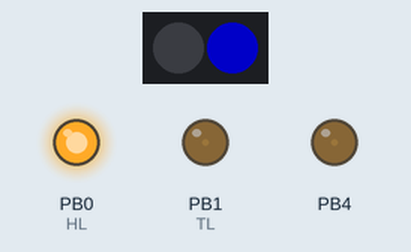
A sketch run on a simulated ATtiny85, built with avr-gcc and run on an emulated ATtiny85. Parts: 2 RGB LEDs in strip order, left to right, output pins drawn as LEDs (lit = HIGH). Dim RGB values are drawn brighter than linear; EEPROM starts erased.

Above: at 1.55 s.
At 2.4 s:
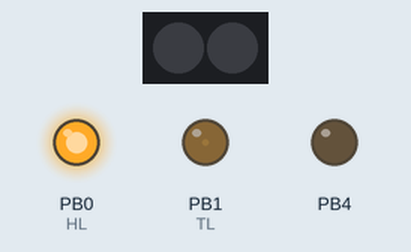
At 3.35 s:
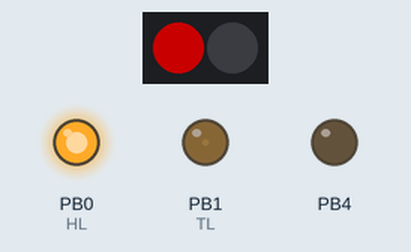
Timing chart, 0 to 4.5 s (numbered marks = the images above):
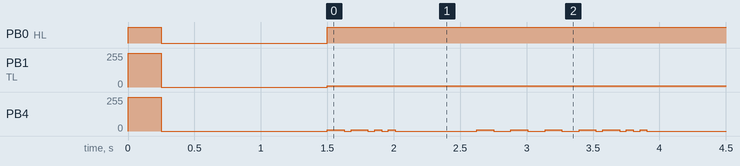

The sketch:

Flasher2.ino
```cpp
/******************************************************************************
by Ken Olsen (648.ken@gmail.com)
MakersBox.blogspot.com


Not all Attiny cores support the tone() function. Try this one
https://github.com/SpenceKonde/ATTinyCore


******************************************************************************/

#include <EEPROM.h>
#include <avr/sleep.h>
#include <tinyNeoPixel.h>


#define PIN            5  // neopixle
#define NUMPIXELS      2

#ifndef cbi
  #define cbi(sfr, bit) (_SFR_BYTE(sfr) &= ~_BV(bit))
#endif
#ifndef sbi
  #define sbi(sfr, bit) (_SFR_BYTE(sfr) |= _BV(bit))
#endif

// hardware\breadboard\avr\boards.txt
// atmega328bb.build.board=AVR_ATMEGA328BB

long sleepyTime = 900000; // sleep after (ms)  900000 = 15 min, 300000 = 5 min

boolean DEBUG = false;
tinyNeoPixel pixels = tinyNeoPixel(NUMPIXELS, PIN, NEO_GRB + NEO_KHZ800);

// V0.2
int HL = 0;   // headlights
int TL = 1;   // taillights
int FL1 = 16;  // flasher 1
int FL2 = 7;  // flasher 2

int HLpwm = 255;
int TLpwm = 10;
int FL1pwm = 10;
int FL2pwm = 10;
int ULpwm = 100;

int mode;     // 0 = flashers or interior only, 1 = headlights only, 2 = headlights + flashers / interior

int t1 = 125;
int t2 = 50;

uint32_t red = pixels.Color(255, 0, 0);
uint32_t blue = pixels.Color(0, 0, 255);
uint32_t off = pixels.Color(0, 0, 0);
uint32_t pix0 = off;
uint32_t pix1 = off;


void setup(){

  pixels.setBrightness(ULpwm); //0-255
  pixels.begin(); // This initializes the NeoPixel library.

  mode = EEPROM.read(0);
  if (mode > 1){  // probaly 255 on firt execution
    mode = 0;
  }
  else {
    mode = mode + 1;
  }
  EEPROM.write(0, mode);  // remember for next time


  pinMode(HL, OUTPUT);
  pinMode(TL, OUTPUT);
  pinMode(FL1, OUTPUT);
  pinMode(FL2, OUTPUT);

  int blinkcount = 1;
  /*
  pinMode(3, INPUT_PULLUP);
  int val = analogRead(3);
  if (val >1000){
    blinkcount = 10;
  }
  pinMode(3, OUTPUT);
  */


  // inital flash for check
  for(int j=0; j<blinkcount; j++){
    digitalWrite(HL, HIGH);
    digitalWrite(TL, HIGH);
    digitalWrite(FL1, HIGH);
    digitalWrite(FL2, HIGH);
    delay(250);
    digitalWrite(HL, LOW);
    digitalWrite(TL, LOW);
    digitalWrite(FL1, LOW);
    digitalWrite(FL2, LOW);
    delay(250);
  }
  delay(1000);
  mode = 2;
}


void loop(){
  if(mode > 0){  // night mode
    analogWrite(HL, HLpwm);
    analogWrite(TL, TLpwm);
  }

  if(mode != 1){
    while(1){  // flash sequence

      if(millis()>sleepyTime){
        system_sleep();
      }
      analogWrite(FL1, FL1pwm);
      pix(1, blue);
      delay(t1);
      digitalWrite(FL1, LOW);
      pix(1, off);
      delay(t2);
      analogWrite(FL1, FL1pwm);
      pix(1, blue);
      delay(t1);
      digitalWrite(FL1, LOW);
      pix(1, off);
      delay(t2);

      analogWrite(FL1, FL1pwm);
      pix(1, blue);
      delay(t2);
      digitalWrite(FL1, LOW);
      pix(1, off);
      delay(t2);
      analogWrite(FL1, FL1pwm);
      pix(1, blue);
      delay(t2);
      digitalWrite(FL1, LOW);
      pix(1, off);
      delay(t2);


      analogWrite(FL2, FL2pwm);
      pix(0, red);
      delay(t1);
      digitalWrite(FL2, LOW);
      pix(0, off);
      delay(t2);
      analogWrite(FL2, FL2pwm);
      pix(0, red);
      delay(t1);
      digitalWrite(FL2, LOW);
      pix(0, off);
      delay(t2);

      analogWrite(FL2, FL2pwm);
      pix(0, red);
      delay(t2);
      digitalWrite(FL2, LOW);
      pix(0, off);
      delay(t2);
      analogWrite(FL2, FL2pwm);
      pix(0, red);
      delay(t2);
      digitalWrite(FL2, LOW);
      pix(0, off);
      delay(t2);

      //pixels.setPixelColor(0, red);
      //pixels.setPixelColor(1, blue);
      //pixels.show();
      //delay(100);
      for(int x=0; x<3; x++){
        analogWrite(FL1, FL1pwm);
        pix(1, blue);
        delay(t1);
        digitalWrite(FL1, LOW);
        pix(1, off);
        analogWrite(FL2, FL2pwm);
        pix(0, red);
        delay(t1);
        digitalWrite(FL2, LOW);
        pix(0, off);
      }
    }
  }
}


void pix(int num, uint32_t color){
  // off, red, blue
  if(num==0){
    pix0 = color;
  }
  else{
    pix1 = color;
  }
  //pixels.setPixelColor(num, color);
  pixels.setPixelColor(0, pix0);
  pixels.setPixelColor(1, pix1);
  pixels.show();
  delay(1);  // don't know why it needs this
}


// set system into the sleep state
// system wakes up when wtchdog is timed out
void system_sleep() {
  digitalWrite(FL1, LOW);
  digitalWrite(FL2, LOW);
  digitalWrite(TL, LOW);
  digitalWrite(HL, LOW);

  //cbi(ADCSRA,ADEN);                    // switch Analog to Digitalconverter OFF
  set_sleep_mode(SLEEP_MODE_PWR_DOWN); // sleep mode is set here
  sleep_enable();
  sleep_mode();                        // System sleeps here


  sleep_disable();                     // System continues execution here when watchdog timed out
  //sbi(ADCSRA,ADEN);                    // switch Analog to Digitalconverter ON
}
```

Measured:
- by itself, PB0 (HL): HIGH → LOW at 0.25 s, → HIGH 1.3 s later
- by itself, PB1 (TL): 255/255 → 0/255 at 0.25 s, → 10/255 1.3 s later
- by itself, PB4: repeats every 1.9 s: 2 × (10/255 0.13 s, 0/255 0.05 s), 10/255 0.05 s, 0/255 0.05 s, 10/255 0.05 s, 0/255 0.61 s, 3 × (10/255 0.13 s, 0/255 0.13 s)
